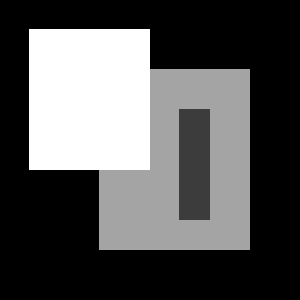
#> input picture ex6/week06_data/TestIm1.png, 300 x 300 px
$ jupyter execute ex6.ipynb
#> lines starting #> are read from the running program, lines starting #| are printed output that depends on the picture
[cell 1]
import numpy as np
import cv2
import matplotlib.pyplot as plt
from scipy import ndimage

## Exercise 6.1

[cell 2]
def gaussian1DKernel(sigma, length = 4):
    h = np.ceil(length*sigma)
    x = np.arange(-h,h+1)

    g = (1/(np.sqrt(2*np.pi*(sigma**2))))*np.exp(-x**2/(2*sigma**2))
    g /=g.sum()
    gx = -x*g/(sigma**2)

    g = g.reshape(-1, 1)
    gx = gx.reshape(-1, 1)
    return g,gx

[cell 3]
im = cv2.imread("week06_data/TestIm1.png")[:,:,::-1]
#> im is the input picture: shape (300, 300, 3); min 0, max 255, mean 84.8

[cell 4]
g, gx = gaussian1DKernel(20)
im_gauss = cv2.filter2D(im,-1, g)
plt.imshow(im_gauss)

[cell 5]
g, gx = gaussian1DKernel(20)
im_gauss = cv2.filter2D(im,-1, g.T)
plt.imshow(im_gauss)

[cell 6]
g, gx = gaussian1DKernel(20)
im_gauss = cv2.filter2D(im,-1, g)
im_gauss = cv2.filter2D(im_gauss,-1, g.T)
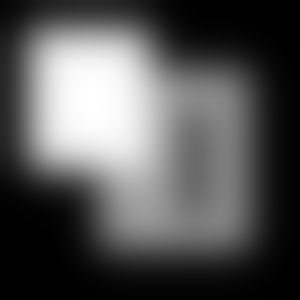
#> im_gauss: shape (300, 300, 3); min 0, max 255, mean 84.8
plt.imshow(im_gauss)

[cell 7]
def gaussianSmoothing(im,sigma):
#> called with sigma = 1
    g,gx = gaussian1DKernel(sigma)

    I1d = cv2.filter2D(im,-1,g)
    I = cv2.filter2D(I1d,-1,g.T)

    Ix1d = cv2.filter2D(im,-1,gx.T)
    Ix = cv2.filter2D(Ix1d,-1,g)

    Iy1d = cv2.filter2D(im,-1,gx)
    Iy = cv2.filter2D(Iy1d,-1,g.T)

    return I, Ix, Iy

[cell 8]
im = cv2.imread("week06_data/TestIm1.png")[:,:,::-1]
im = im.astype('double')
I,Ix,Iy = gaussianSmoothing(im,1)

[cell 9]
Ix.shape
#> Out = (300, 300, 3)

[cell 10]
plt.imshow(I)

[cell 11]
plt.subplot(1,2,1)
plt.imshow(Ix)
plt.subplot(1,2,2)
plt.imshow(Iy)
##Why?
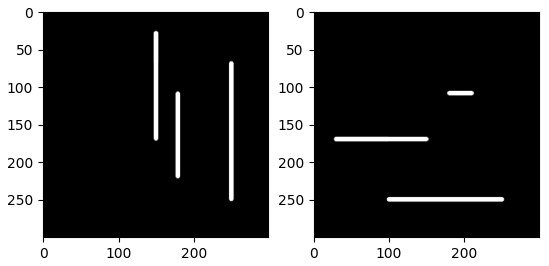
#> figure drawn by matplotlib, 2 panels

## Exercise 6.3

[cell 12]
def smoothedHessian(im, sigma, epsilon):
    _,Ix,Iy = gaussianSmoothing(im,sigma)
#> call 2 of gaussianSmoothing, with sigma = 20
#> in gaussianSmoothing (call 2), `Ix = cv2.filter2D(Ix1d,-1,g)`:
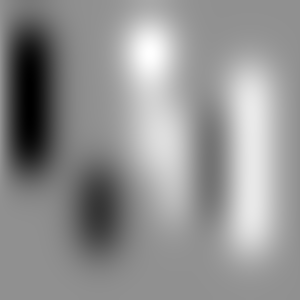
#> Ix: shape (300, 300, 3) float64; min -5, max 3.81, mean 0.0571; drawn with min black and max white
#> in gaussianSmoothing (call 2), `Iy = cv2.filter2D(Iy1d,-1,g.T)`:
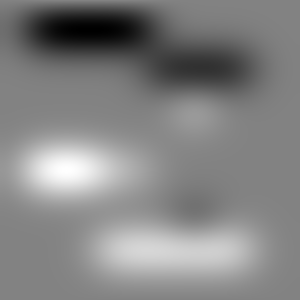
#> Iy: shape (300, 300, 3) float64; min -4.99, max 4.76, mean 0.0492; drawn with min black and max white
    ge,_ = gaussian1DKernel(sigma=sigma, length=epsilon)

    Cxx_1d = cv2.filter2D(Ix**2,-1,ge)
    Cxx = cv2.filter2D(Cxx_1d,-1,ge.T)
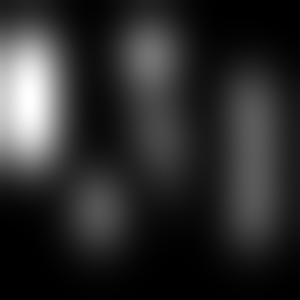
#> Cxx: shape (300, 300, 3) float64; min 6.82e-05, max 13.61, mean 2.38; drawn with min black and max white

    Cxy_1d = cv2.filter2D(Ix*Iy,-1,ge)
    Cxy = cv2.filter2D(Cxy_1d,-1,ge.T)
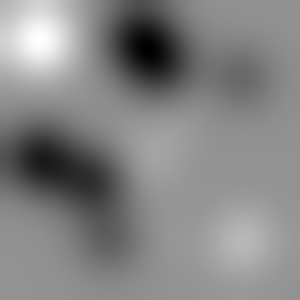
#> Cxy: shape (300, 300, 3) float64; min -5.11, max 3.81, mean -0.467; drawn with min black and max white

    Cyy_1d = cv2.filter2D(Iy*Iy,-1,ge)
    Cyy = cv2.filter2D(Cyy_1d,-1,ge.T)
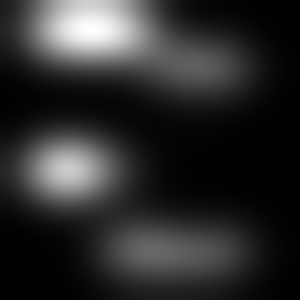
#> Cyy: shape (300, 300, 3) float64; min 2.89e-05, max 13.19, mean 2.31; drawn with min black and max white

    C = np.array([[Cxx,Cxy],[Cxy,Cyy]])

    return C, Cxx, Cxy, Cyy

[cell 13]
C,_,_,_ = smoothedHessian(im, 20,40)

[cell 14]
C.shape
#> Out = (2, 2, 300, 300, 3)
## How to use the smoothed Hessian function on the test image?
## How to choose sigma and epsilon value?

## Exercise 6.4

[cell 15]
def gaussian1DKernel(sigma, length = 4):
    h = np.ceil(length*sigma)
    x = np.arange(-h,h+1)

    g = (1/(np.sqrt(2*np.pi*(sigma**2))))*np.exp(-x**2/(2*sigma**2))
    g /=g.sum()
    gx = -x*g/(sigma**2)

    g = g.reshape(-1, 1)
    gx = gx.reshape(-1, 1)

    return g,gx

[cell 16]
'''
def gaussianSmoothing(im,sigma):
    g,gx = gaussian1DKernel(sigma)

    I1d = cv2.filter2D(im,-1,g)
    I = cv2.filter2D(I1d,-1,g.T)
    sx = ndimage.sobel(im,axis=0,mode='constant')
    Ix = cv2.filter2D(sx,-1,g)
    sy = ndimage.sobel(im,axis=1,mode='constant')
    Iy = cv2.filter2D(sy,-1,g.T)

    return I, Ix, Iy
'''

[cell 17]
def gaussianSmoothing(im,sigma):
#> called with sigma = 1
    g,gx = gaussian1DKernel(sigma)

    I1d = cv2.filter2D(im,-1,g)
#> I1d: shape (300, 300) float32
    I = cv2.filter2D(I1d,-1,g.T)
#> I: shape (300, 300) float32


    Ix1d = cv2.filter2D(im,-1,gx.T)
#> Ix1d: shape (300, 300) float32
    Ix = cv2.filter2D(Ix1d,-1,g)
#> Ix: shape (300, 300) float32

    Iy1d = cv2.filter2D(im,-1,gx)
#> Iy1d: shape (300, 300) float32
    Iy = cv2.filter2D(Iy1d,-1,g.T)
#> Iy: shape (300, 300) float32

    return I, Ix, Iy

[cell 18]
def smoothedHessian(im, sigma, epsilon):
    _,Ix,Iy = gaussianSmoothing(im,sigma)
    ge,_ = gaussian1DKernel(sigma=epsilon)

    Cxx_1d = cv2.filter2D(Ix**2,-1,ge)
#> Cxx_1d: shape (300, 300) float32
    Cxx = cv2.filter2D(Cxx_1d,-1,ge.T)
#> Cxx: shape (300, 300) float32

    Cxy_1d = cv2.filter2D(Ix*Iy,-1,ge)
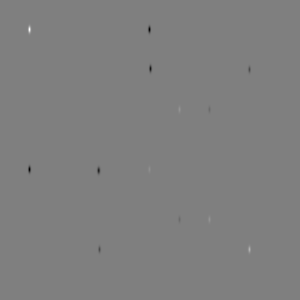
#> Cxy_1d: shape (300, 300) float32; min -1534.8, max 1534.8, mean -0.5; drawn with min black and max white
    Cxy = cv2.filter2D(Cxy_1d,-1,ge.T)
#> Cxy: shape (300, 300) float32

    Cyy_1d = cv2.filter2D(Iy*Iy,-1,ge)
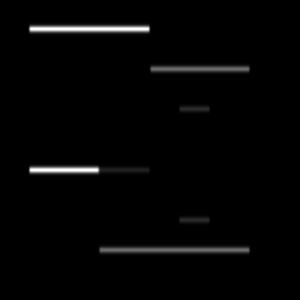
#> Cyy_1d: shape (300, 300) float32; min 0, max 3520.3, mean 65.7; drawn with min black and max white
    Cyy = cv2.filter2D(Cyy_1d,-1,ge.T)
#> Cyy: shape (300, 300) float32

    C = np.array([[Cxx,Cxy],[Cxy,Cyy]])

    return C, Cxx, Cxy, Cyy

[cell 19]
im = cv2.imread("week06_data/TestIm1.png")[:,:,::-1]
im = im.astype('float32')
#im = cv2.imread("week06_data/TestIm1.png")
im = cv2.cvtColor(im, cv2.COLOR_BGR2GRAY)

[cell 20]
def harrisMeasure(im, sigma, epsilon, k):
    _,Cxx,Cxy, Cyy = smoothedHessian(im, sigma,epsilon)
    r = Cxx*Cyy - Cxy*Cxy -k*(Cxx+Cyy)**2
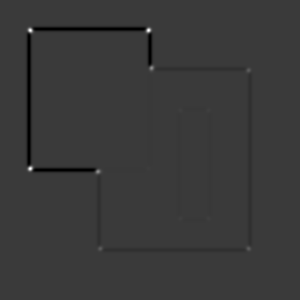
#> r: shape (300, 300) float32; min -743552.2, max 2513346.5, mean -12027.4; drawn with min black and max white

    return r

[cell 21]
sigma = 1
epsilon = 2
k = 0.06
r = harrisMeasure(im, sigma, epsilon, k)

[cell 22]
plt.subplot(1,2,1)
plt.imshow(im)
plt.subplot(1,2,2)
plt.imshow(r)

## Exercise 6.5

[cell 23]
def cornerDetector(im, sigma, epsilon, k, tau):
    r = harrisMeasure(im, sigma, epsilon, k)
    r = r.astype('uint8')
    '''
    lower_r = np.where(r<tau*r.max())
    lower_r = np.where(r<tau)
    r[lower_r[0][:],lower_r[1][:]]=0
    higher = np.where(r>0)
    '''
    for i in range(1,298):
        for j in range(1,298):
            if r[i,j]> tau and r[i,j]>r[i+1,j] and r[i,j]>r[i,j+1] and r[i,j]>r[i-1,j] and r[i,j]>r[i,j-1]:
                r[i+1,j]=0
                r[i,j+1]=0
                r[i-1,j]=0
                r[i,j-1]=0
    '''
    c = np.zeros([300,300])
    for i in range(1,298):
        for j in range(1,298):
            if r[i,j]>tau and r[i,j]>r[i+1,j] and r[i,j]>r[i,j+1] and r[i,j]>r[i-1,j] and r[i,j]>r[i,j-1]:
                c[i,j]=1
    corner = np.where(c==1)
    '''
    corner = np.where(r>0)
#> corner = 10214 positions, rows 25 to 253, columns 25 to 253
    return corner

[cell 24]
im = cv2.imread("week06_data/TestIm1.png")
im = im.astype('float32')
im = cv2.cvtColor(im, cv2.COLOR_BGR2GRAY)
sigma = 0.5
epsilon = 1
k = 0.06
tau =240
corner = cornerDetector(im, sigma, epsilon, k, tau)
#> corner = 10214 positions, rows 25 to 253, columns 25 to 253

[cell 25]
len(corner[0])
#> Out = 10214

[cell 26]
plt.imshow(im)
plt.scatter(corner[1],corner[0]) ###why 1,0 not 0,1    when we read the point, the coordinate is [row, col],
                                                    #when we draw picture, the coordinate is [x,y]=[col,row]
#plt.scatter(10,200)

[cell 27]
tau = 0.8
lower_r = np.where(r<tau*r.max())
#> lower_r = 89991 positions, rows 0 to 299, columns 0 to 299

[cell 28]
len(lower_r[0])
#> Out = 89991

[cell 29]
r[lower_r[0][:],lower_r[1][:]]=0

[cell 30]
higher = np.where(r>0)
#> higher = 9 positions, rows 29 to 169, columns 29 to 149

[cell 31]
len(higher[0])
#> Out = 9

$ run again, with ex6/week06_data/TestIm2.png copied over ex6/week06_data/TestIm1.png
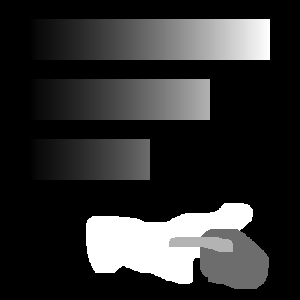
#> input picture ex6/week06_data/TestIm2.png, 300 x 300 px
#> im is the input picture: shape (300, 300, 3); min 0, max 255, mean 47.6
#> in smoothedHessian, `Cxy_1d = cv2.filter2D(Ix*Iy,-1,ge)`:
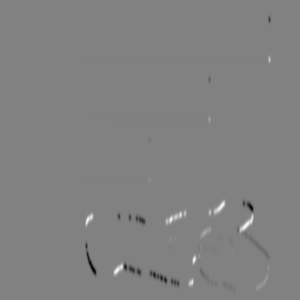
#> Cxy_1d: shape (300, 300) float32; min -2549.8, max 2485.5, mean 0.1; drawn with min black and max white
#> in harrisMeasure, `r = Cxx*Cyy - Cxy*Cxy -k*(Cxx+Cyy)**2`:
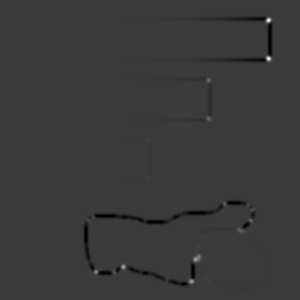
#> r: shape (300, 300) float32; min -744210.8, max 2434168.2, mean -9536.5; drawn with min black and max white
#> in cornerDetector, `corner = np.where(r>0)`: corner = 11929 positions, rows 15 to 292, columns 35 to 273
#> `len(corner[0])`: Out = 11929
#> lower_r = 89994 positions, rows 0 to 299, columns 0 to 299
#> `len(lower_r[0])`: Out = 89994
#> higher = ([19, 20, 20, 58, 58, 59], [268, 268, 269, 268, 269, 268])
#> `len(higher[0])`: Out = 6

$ run again, with ex6/week06_data/House1.bmp saved as ex6/week06_data/TestIm1.png
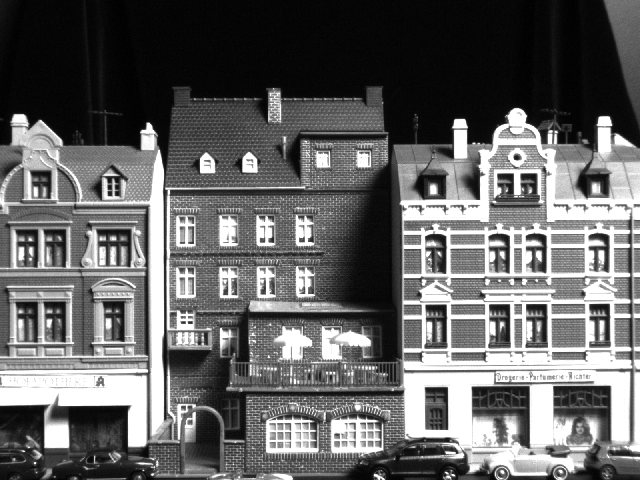
#> input picture ex6/week06_data/House1.bmp, 640 x 480 px
#> im is the input picture: shape (480, 640, 3); min 0, max 255, mean 101.2
#> in harrisMeasure, `r = Cxx*Cyy - Cxy*Cxy -k*(Cxx+Cyy)**2`:
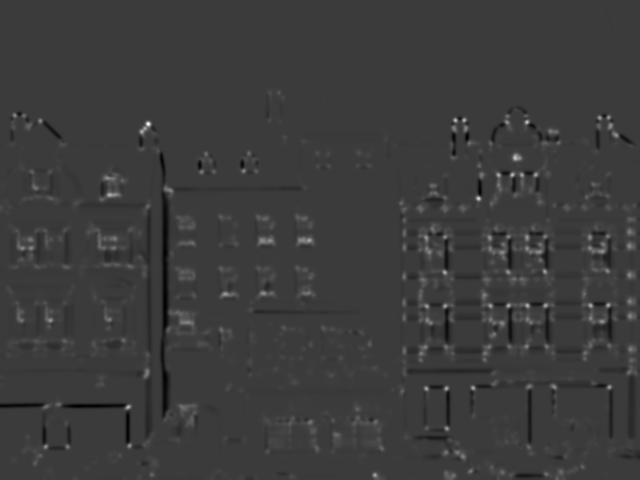
#> r: shape (480, 640) float32; min -510521.3, max 1683601.1, mean 7399.2; drawn with min black and max white
#> in cornerDetector, `corner = np.where(r>0)`: corner = 213897 positions, rows 0 to 479, columns 0 to 639
#> `len(corner[0])`: Out = 213897
#> lower_r = 307195 positions, rows 0 to 479, columns 0 to 639
#> `len(lower_r[0])`: Out = 307195
#> higher = ([123, 123, 124, 124, 124], [147, 148, 147, 148, 149])
#> `len(higher[0])`: Out = 5
